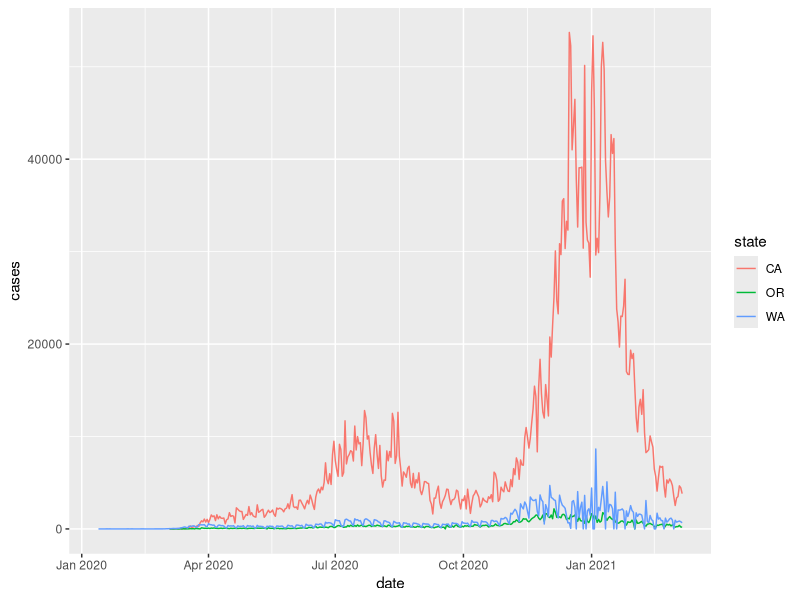
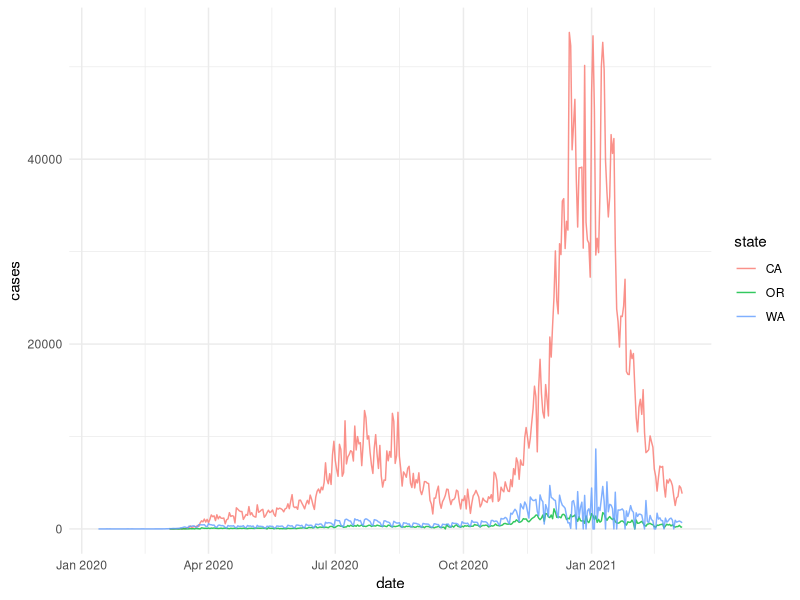
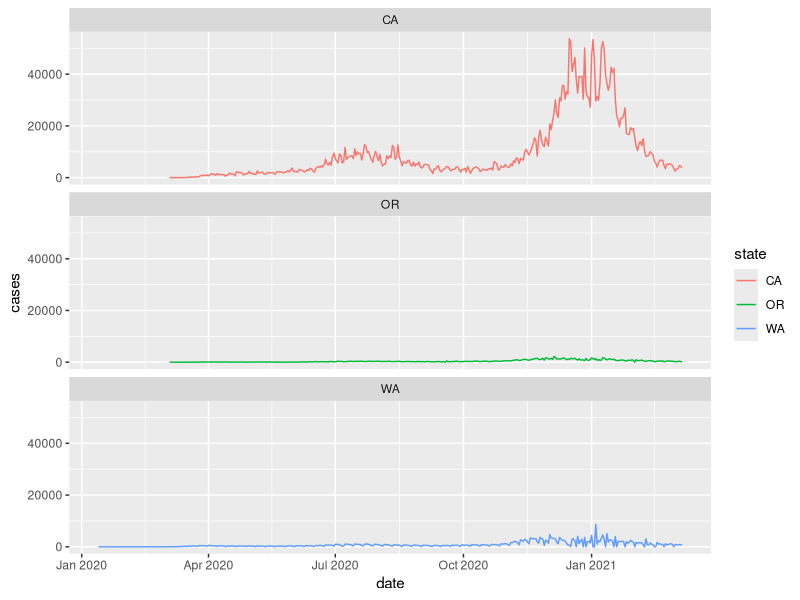
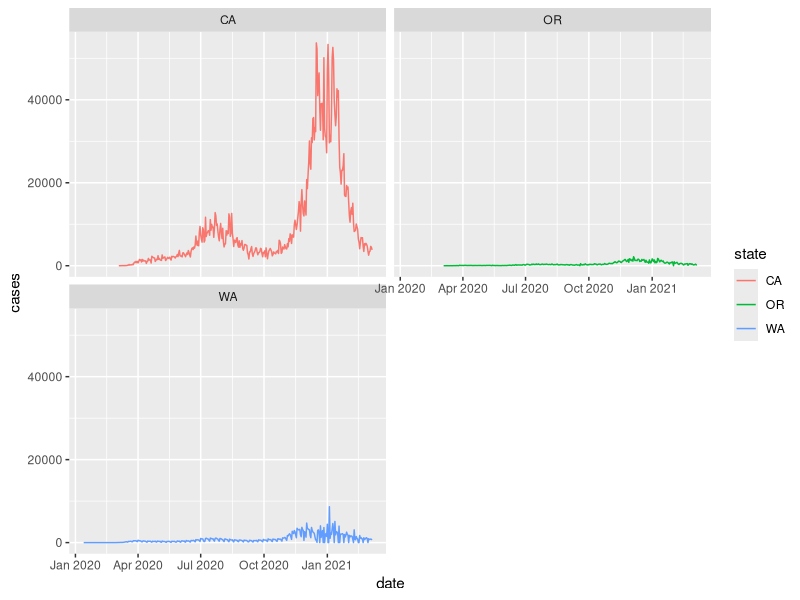
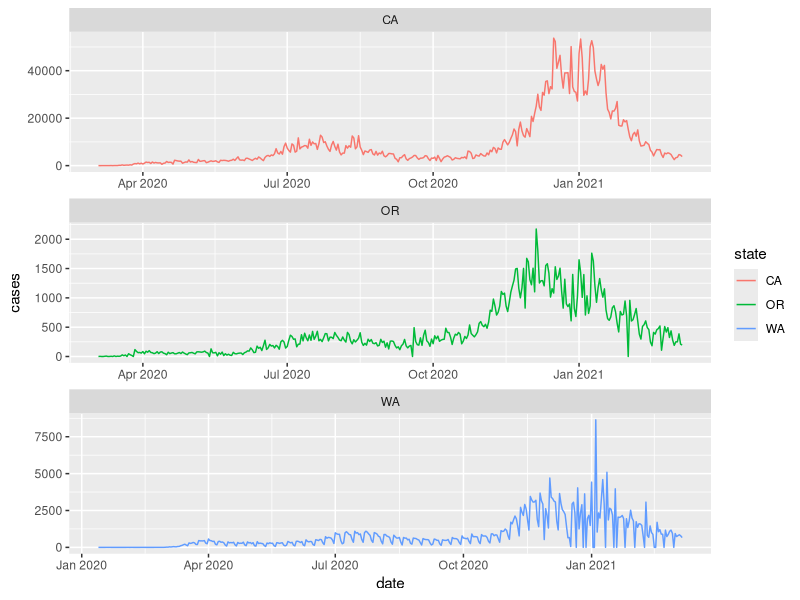
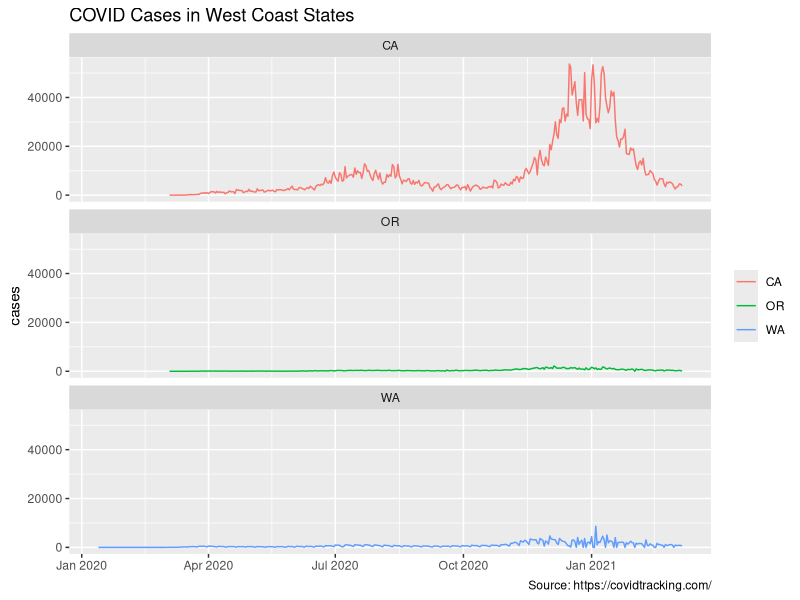

Generate these figures, in order, with R:
## ---- chunk 1
# load packages
library(tidyverse)

# read in covid dataset
covid <- read_csv("../data/covid.csv")

# only data from OR, WA, and CA
covid_west <- covid %>%
  filter(state %in% c("OR", "WA", "CA"))
## ---- chunk 2
ggplot(covid_west, aes(x = date, y = cases, color = state)) +
  geom_line()
## ---- chunk 3
ggplot(covid_west, aes(x = date, y = cases, color = state)) +
  geom_line(alpha = 0.8) + # alpha changes the transparency of the line
  theme_minimal()
## ---- chunk 4
ggplot(covid_west, aes(x = date, y = cases, color = state)) +
  geom_line() +
  facet_wrap(vars(state), ncol = 1)
## ---- chunk 5
ggplot(covid_west, aes(x = date, y = cases, color = state)) +
  geom_line() +
  facet_wrap(vars(state), nrow = 2)
## ---- chunk 6
ggplot(covid_west, aes(x = date, y = cases, color = state)) +
  geom_line() + 
  facet_wrap(vars(state), ncol = 1, scales = "free") 
## ---- chunk 7
ggplot(covid_west, aes(x = date, y = cases, color = state)) +
  geom_line() + 
  facet_wrap(vars(state), ncol = 1) +
  labs(title = "COVID Cases in West Coast States",
       x = NULL,
       caption = "Source: https://covidtracking.com/",
       color = NULL)
